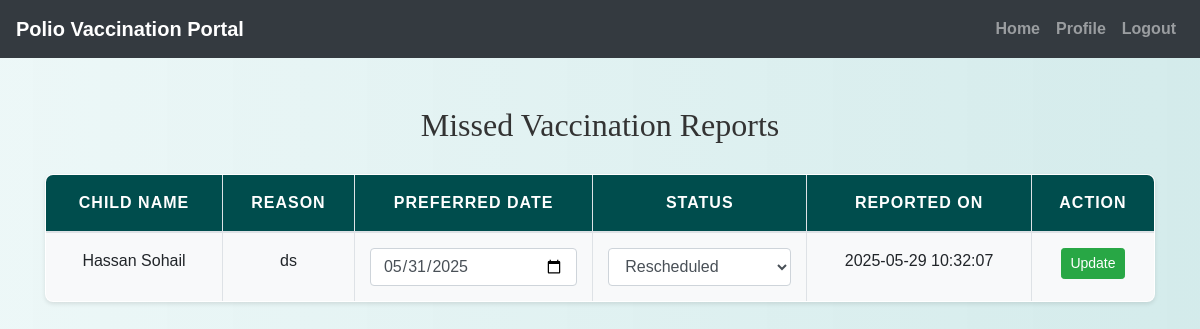
Page /worker/view_missed_vaccinations.php (signed in) on the committed database.
### tables this page shows
CREATE TABLE `missed_vaccinations` (
  `id` int(11) NOT NULL,
  `child_id` int(11) NOT NULL,
  `reported_by` int(11) NOT NULL,
  `reason` varchar(255) NOT NULL,
  `preferred_date` date NOT NULL,
  `status` enum('pending','rescheduled','resolved') DEFAULT 'pending',
  `created_at` datetime DEFAULT current_timestamp()
);

CREATE TABLE `children` (
  `child_id` int(11) NOT NULL,
  `parent_id` int(11) NOT NULL,
  `first_name` varchar(100) NOT NULL,
  `last_name` varchar(100) NOT NULL,
  `date_of_birth` date NOT NULL,
  `gender` enum('Male','Female','Other') NOT NULL,
  `address` varchar(255) NOT NULL,
  `city` varchar(100) NOT NULL,
  `province` varchar(100) NOT NULL,
  `postal_code` varchar(20) NOT NULL,
  `special_notes` text DEFAULT NULL,
  `created_at` timestamp NOT NULL DEFAULT current_timestamp(),
  `updated_at` timestamp NOT NULL DEFAULT current_timestamp() ON UPDATE current_timestamp()
);

### worker/view_missed_vaccinations.php (the view, shortened to what this page needs)
<?php
include('config.php');
$sql = "
    SELECT mv.id, c.first_name, c.last_name, mv.reason, mv.preferred_date, mv.status, mv.created_at
    FROM missed_vaccinations mv
    JOIN children c ON mv.child_id = c.child_id
    ORDER BY mv.created_at DESC
";
$result = mysqli_query($conn, $sql);
?>
<!DOCTYPE html>
<html>
<head>
    <link rel="stylesheet" href="https://maxcdn.bootstrapcdn.com/bootstrap/4.5.2/css/bootstrap.min.css">
    <link rel="stylesheet" href="../css/style.css">
</head>
<body>
<?php include('navbar.php'); ?>
<div class="container mt-5 mb-5">
    <h2>Missed Vaccination Reports</h2>
    <?php if (mysqli_num_rows($result) > 0): ?>
        <table class="table table-bordered table-striped">
            <thead>
                <tr>
                    <th>Child Name</th>
                    <th>Reason</th>
                    <th>Preferred Date</th>
                    <th>Status</th>
                    <th>Reported On</th>
                    <th>Action</th>
                </tr>
            </thead>
            <tbody>
                <?php while ($row = mysqli_fetch_assoc($result)): ?>
                    <tr>
                        <form method="post">
                            <td><?= htmlspecialchars($row['first_name'] . ' ' . $row['last_name']) ?></td>
                            <td><?= htmlspecialchars($row['reason']) ?></td>
                            <td>
                                <input type="date" name="preferred_date" class="form-control" value="<?= $row['preferred_date'] ?>">
                            </td>
                            <td>
                                <select name="status" class="form-control">
                                    <option value="rescheduled" <?= $row['status'] == 'rescheduled' ? 'selected' : '' ?>>Rescheduled</option>
                                </select>
                            </td>
                            <td><?= htmlspecialchars($row['created_at']) ?></td>
                            <td>
                                <button type="submit" class="btn btn-sm btn-success">Update</button>
                            </td>
                        </form>
                    </tr>
                <?php endwhile; ?>
            </tbody>
        </table>
    <?php else: ?>
        <p>No missed vaccination reports found.</p>
    <?php endif; ?>
</div>
</body>
</html>

### css/style.css (style rules this page uses)
body { background: linear-gradient(90deg, rgba(233, 246, 246, 0.831), rgba(207, 233, 233, 0.9)); font-family: 'Arial', sans-serif; color: #333; line-height: 1.6; }
h1, h2, h3, h4 { text-align: center; margin-top: 30px; margin-bottom: 30px; font-family: 'Georgia', serif; }
.container { margin-bottom: 40px; }
.table { width: 100%; border-collapse: collapse; margin-top: 20px; font-size: 16px; background-color: #ffffff; border-radius: 8px; overflow: hidden; box-shadow: 0 2px 4px rgba(0, 0, 0, 0.1); }
.table th, .table td { padding: 15px; border: 1px solid #dee2e6; text-align: center; }
.table thead th { background-color: #004d4d; color: white; font-weight: bold; text-transform: uppercase; letter-spacing: 1px; }
.table tbody tr:nth-child(odd) { background-color: #f8f9fa; }

### rows in the picture
missed_vaccinations: child.last_name "Hassan Sohail", reason "ds", preferred_date "05/31/2025", status "Rescheduled", created_at "2025-05-29 10:32:07"
